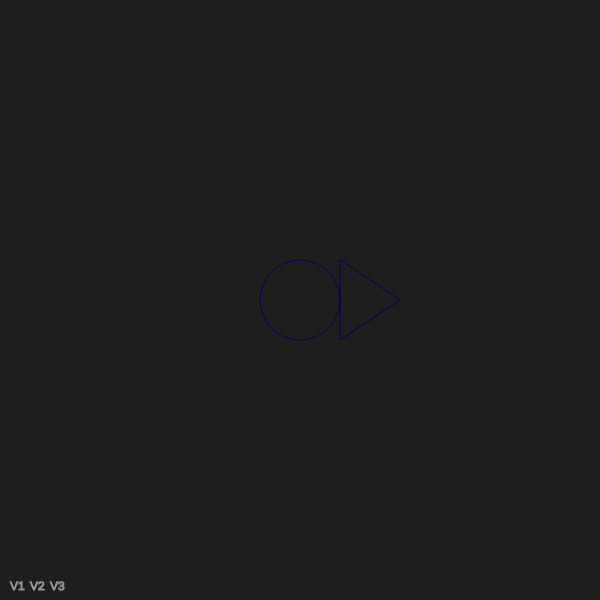
Frame 1 (no input)
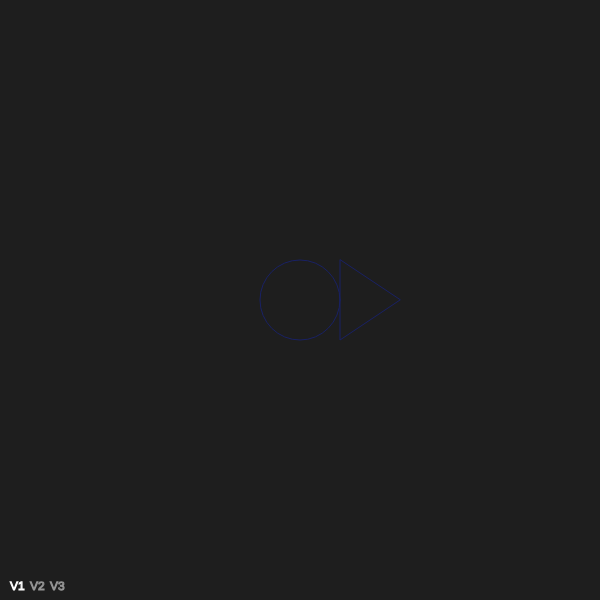
Frame 60 (no input)
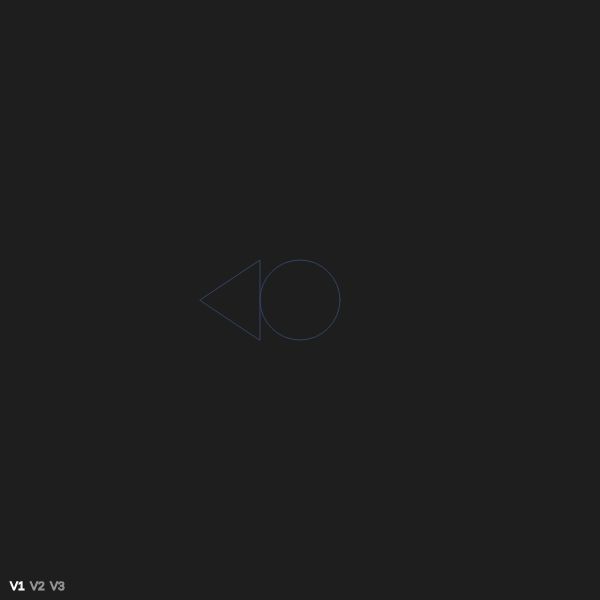
Frame 120 (the mouse pressed at the canvas centre since frame 60)

The p5.js sketch that drew these frames (run headless with seeded random() and noise() and a simulated clock; from frame 60 on, the mouse is pressed at the canvas centre):

// p5.js sketch
// ── sketch.js

//Jeffrey Qiu and Remi Wong

var y = 100;
var z = 1;
var p = 1;
var count = 0;
var textA = 150;
var textB = 150;
var textC = 150;

function setup(){
	createCanvas(600,600);
	background(30);
    noFill();
    
}

function draw(){

	background(30);
    
    stroke(textA);
    text("V1",10,590);
    stroke(textB);
    text("V2",30,590);
    stroke(textC);
    text("V3",50,590);
    
	//var colorY = map(mouseY, 0, height, 0,255);
    var colorY = (millis()/40)  % 220;
    var colorX = (millis()/30) % 220;
    changeColor(colorY,colorX);

	var mappedRot = map(mouseX,0,width,0,2*PI);
	push();
	translate(width/2,height/2);
	ellipse(0,0,80,80);
	pop();


     for(var i = 0; i < p; i++){

     	push();
     	translate(300,300);
     	rotate(2*PI/p*i);
     	rotate(mappedRot);
     	for(var j = 0; j < z; j++){
     		triangle(40,-40,40,40,y+j*10,0);
     	}
     	pop();
     }
 }

function changeColor(color,color2){
    // Color V1
	if (count % 3 == 0){
		stroke(color,color2,100);
        textA = 255;
        textB = 150;
        textC = 150;
	} 
    // Color V2
    else if(count % 3 == 1){
		stroke(100,color,color2);
        textB = 255;
        textA = 150;
        textC = 150;
	}
    // Color V3
    else{
		stroke(color2,100,color);
        textC = 255;
        textA = 150;
        textB = 150;
	}
}

function mouseClicked(){
	count ++;
}

function keyPressed(){

 	if(keyCode == UP_ARROW){
 		z ++;
 	}

 	if(keyCode == DOWN_ARROW){
 		z--;
 		if (z < 0){
 			z = 0;
 		}
 	}
 	if(keyCode == RIGHT_ARROW){
 		p++;
 	}
 	if(keyCode == LEFT_ARROW){
 		p--;
 		if (p<0){
 			p = 0;
 		}
 	}
 }
